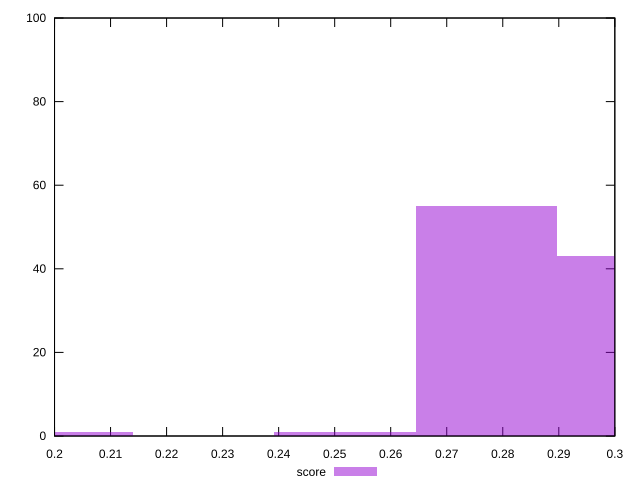

Write gnuplot code to recreate this figure.
reset

$score <<EOF
0.30221180636980527 43
0.2770274891723215 55
0.2014745375798702 1
0.25184317197483774 1
EOF

set key outside below
set boxwidth 0.025184317197483774
set xrange [0.2:0.3]
set yrange [0:100]
set trange [0:100]
set style fill transparent solid 0.5 noborder
set terminal svg size 640, 490 enhanced background rgb 'white'
set output "report_00017_2021-02-10T15-08-03.406Z/uses-text-compression/samples/pages+cached+noadtech/score/histogram.svg"

plot $score title "score" with boxes

reset
